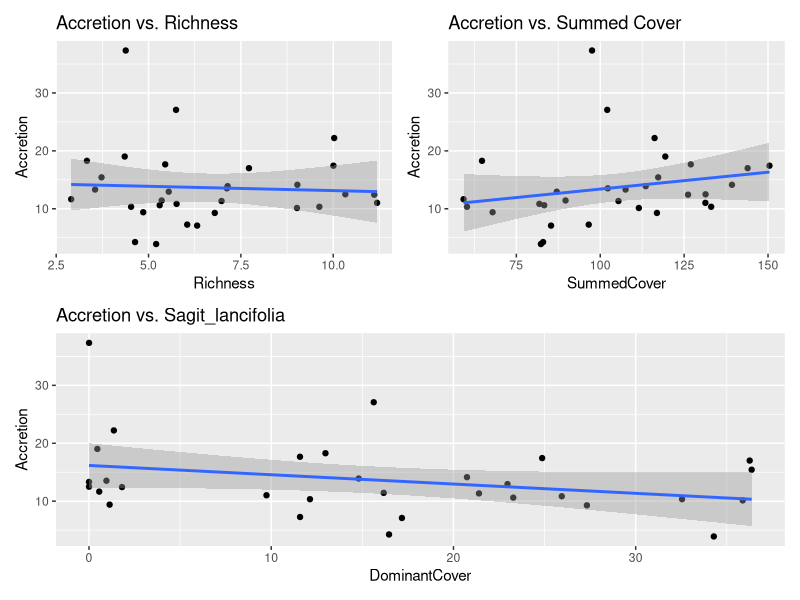

Reproduce this figure in R. (Note: this script raises an error after producing the figure.)
# --- Load Required Packages ---
library(tidyverse)
library(nlme)
library(car)
library(patchwork)

# --- Step 1: Load Dataset ---
df <- read_csv("dat.csv")

# --- Step 2: Filter for Freshwater Marshes ---
df_fresh <- df %>%
  filter(CommunityStationFront == "Freshwater")

# --- Step 3: Identify Species Columns (Acer_negundo to Zizip_Mill.) ---
species_names <- names(df_fresh %>% select(Acer_negundo:Zizip_Mill.))

# --- Step 4: Remove rows with no species cover ---
df_fresh <- df_fresh %>%
  filter(rowSums(select(., all_of(species_names)), na.rm = TRUE) > 0)

# --- Step 5: Calculate Dominant Species (overall) ---
species_totals <- colSums(df_fresh[, species_names], na.rm = TRUE)
dominant_species <- names(species_totals)[which.max(species_totals)]
cat("Dominant species in freshwater marsh:", dominant_species, "\n")

# --- Step 6: Add Dominant Species Cover Column ---
df_fresh <- df_fresh %>%
  mutate(DominantCover = .[[dominant_species]])

# --- Step 7: Clean key variables and remove invalid entries ---
df_fresh <- df_fresh %>%
  mutate(
    lat = as.numeric(lat),
    lon = as.numeric(lon),
    Accretion = as.numeric(Accretion),
    Richness = as.numeric(Richness),
    SummedCover = as.numeric(SummedCover),
    DominantCover = as.numeric(DominantCover)
  ) %>%
  filter(
    is.finite(lat), is.finite(lon),
    is.finite(Accretion),
    is.finite(Richness),
    is.finite(SummedCover),
    is.finite(DominantCover)
  ) %>%
  distinct(lat, lon, .keep_all = TRUE)  # Remove duplicate coordinates if needed

# --- Step 8: Exploratory Plots ---
p1 <- ggplot(df_fresh, aes(x = Richness, y = Accretion)) +
  geom_point() +
  geom_smooth(method = "lm") +
  labs(title = "Accretion vs. Richness")

p2 <- ggplot(df_fresh, aes(x = SummedCover, y = Accretion)) +
  geom_point() +
  geom_smooth(method = "lm") +
  labs(title = "Accretion vs. Summed Cover")

p3 <- ggplot(df_fresh, aes(x = DominantCover, y = Accretion)) +
  geom_point() +
  geom_smooth(method = "lm") +
  labs(title = paste("Accretion vs.", dominant_species))

(p1 | p2) / p3

# --- Step 9: Fit GLS Model with Spatial Correlation ---
options(contrasts = c("contr.helmert", "contr.poly"))

gls_model <- gls(Accretion ~ Richness + SummedCover + DominantCover,
                 correlation = corExp(form = ~ lon + lat, nugget = TRUE),
                 data = df_fresh,
                 method = "REML")

# --- Step 10: Type III ANOVA ---
Anova(gls_model, type = "III")

# --- Step 11 (Optional): R-squared Approximation ---
model_var <- var(gls_model$residuals)
null_model <- gls(Accretion ~ 1, data = df_fresh)
null_var <- var(null_model$residuals)

r_squared <- 1 - (model_var / null_var)
cat("Approximate R²:", round(r_squared, 3), "\n")
